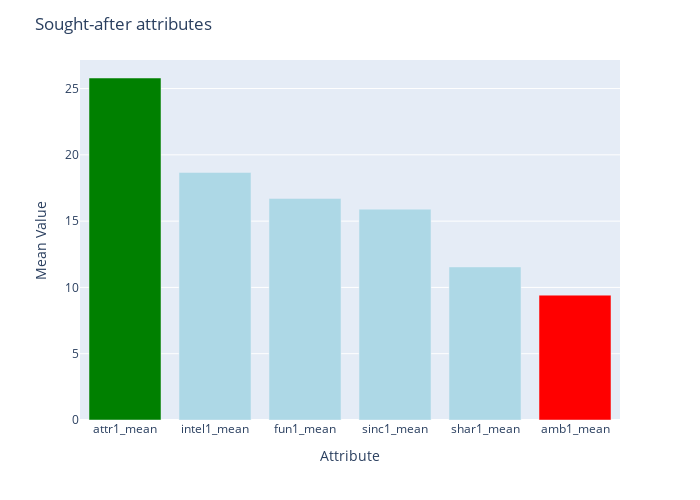

Notebook cell for this chart:
### Code cell
attrib_only_df = attributes_df.drop(['iid','gender'], axis=1)

mean_values = attrib_only_df.mean().sort_values(ascending=False)

highest_index = mean_values.idxmax()
lowest_index = mean_values.idxmin()

colors = ['lightblue' if (x != highest_index and x != lowest_index) 
          else 'green' if x == highest_index 
          else 'red' for x in mean_values.index]

fig = px.bar(
    mean_values,
)

fig.update_layout(
    xaxis_title="Attribute",
    yaxis_title="Mean Value",
    title="Sought-after attributes",
    showlegend=False,
    height=500,
    width=700
)

fig.update_traces(marker_color=colors)

fig.show()

mean_attributes_plot = fig

### Figure 1 — Plotly figure (JSON) as saved in the notebook; plotly's stock layout.template omitted (floating-point values rounded to 4 significant figures)
{"data": [{"alignmentgroup": "True", "hovertemplate": "variable=0<br>index=%{x}<br>value=%{y}<extra></extra>", "legendgroup": "0", "marker": {"color": ["green", "lightblue", "lightblue", "lightblue", "lightblue", "red"], "pattern": {"shape": ""}}, "name": "0", "offsetgroup": "0", "orientation": "v", "showlegend": true, "textposition": "auto", "type": "bar", "x": ["attr1_mean", "intel1_mean", "fun1_mean", "sinc1_mean", "shar1_mean", "amb1_mean"], "xaxis": "x", "y": [25.8, 18.67, 16.72, 15.9, 11.55, 9.418], "yaxis": "y"}], "layout": {"barmode": "relative", "height": 500, "legend": {"title": {"text": "variable"}, "tracegroupgap": 0}, "margin": {"t": 60}, "showlegend": false, "title": {"text": "Sought-after attributes"}, "width": 700, "xaxis": {"anchor": "y", "domain": [0, 1], "title": {"text": "Attribute"}}, "yaxis": {"anchor": "x", "domain": [0, 1], "title": {"text": "Mean Value"}}}}
